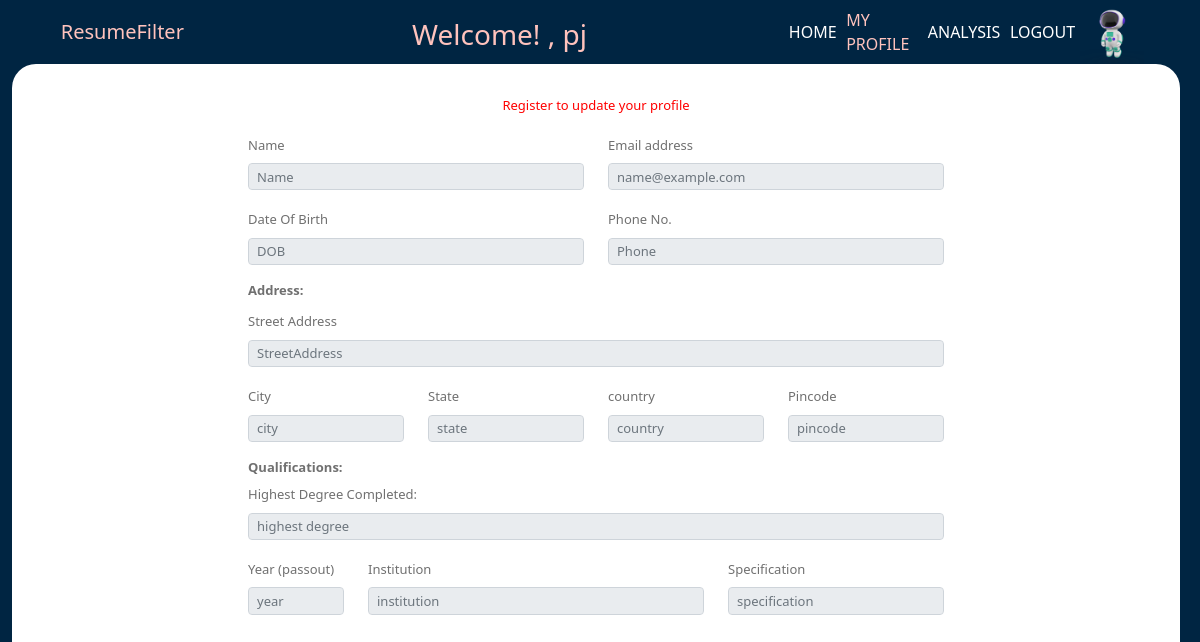
Before: /studentProfile (signed in) with the older database file.
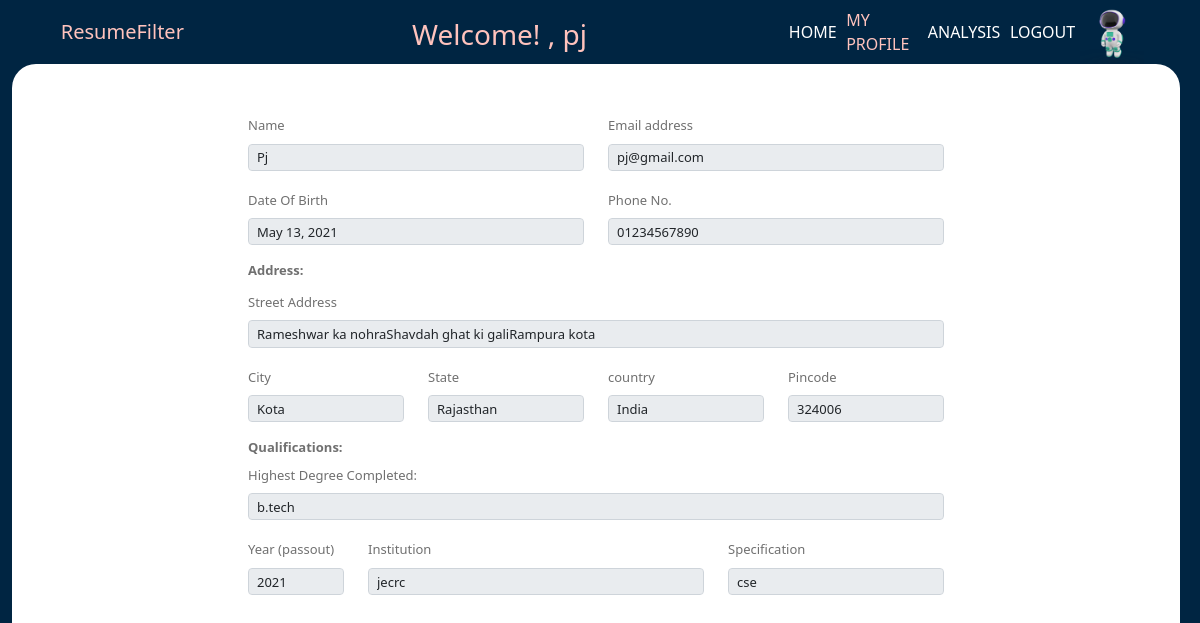
After: the same page with the newer database file.
### studentPortal/models.py (models this page shows)
class User_Profile(models.Model):
    user_id = models.ForeignKey(User, on_delete=CASCADE,default=1)
    name = models.CharField(max_length=40)
    email = models.EmailField()
    DOB = models.DateField()
    phone = models.CharField(max_length=11)
    StreetAddress = models.TextField()
    city = models.CharField(max_length=40)
    state = models.CharField(max_length=40)
    country = models.CharField(max_length=40)
    pincode = models.IntegerField()
    highestDegree = models.CharField(max_length=20)
    yearOfDegreeCompleted = models.IntegerField()
    institution = models.TextField()
    specification = models.TextField()

### studentPortal/views.py (the view)
# urls.py: path('studentProfile', views.studentProfile, name='index'),
def studentProfile(request):
    try:
        user_data = User_Profile.objects.get(user_id = request.user.id)
        return render(request, 'studentPortal/studentProfile.html', {'user_data': user_data})
    except ObjectDoesNotExist:
        return render(request, 'studentPortal/studentProfile.html', {'message' : "Register to update your profile"})

### templates/studentPortal/studentProfile.html (shortened to what the changed rows need)
<!DOCTYPE html> {% extends 'studentPortal/baseStudent.html' %} {% load static %}
{% block header_block %}
<link
  rel="stylesheet"
  href="{% static 'css/studentPortal/studentRegistration.css' %}"
/>
{% endblock %} {% block body_block %}
<div class="container-fluid register-block">
  <form class="row needs-validation" novalidate >
  <div class= "message mb-3 col-12">
    {{ message }}
  </div>
  <div class="mb-3 col-6">
      <label for="NmaeInput" class="form-label">Name</label>
      <input type = "text" class="form-control" id="NmaeInput" placeholder="Name" name="name" value= "{{user_data.name}}" disabled ></input>
    </div>
    <div class="mb-3 col-6">
      <label for="EmailAddressInput" class="form-label">Email address</label>
      <input
        type="email"
        class="form-control"
        id="EmailAddressInput"
        placeholder="name@example.com"
        name="email"
        value= "{{user_data.email}}" disabled
      />
    </div>
    <div class="mb-3 col-6">
      <label for="BirthdayInput" class="form-label">Date Of Birth</label>
      <input type="text" id="BirthdayInput" class="form-control" name="DOB" placeholder="DOB"
        value= "{{user_data.DOB}}" disabled >
    </div>
    <div class="mb-3 col-6">
      <label for="PhoneInput" class="form-label">Phone No. </label>
      <input type="text" id="PhoneInput" class="form-control" name="phone" placeholder="Phone"
        value= "{{user_data.phone}}" disabled >
    </div>
    <label for="Adrress" class="form-label"><b>Address:</b></label>
    <div class="mb-3 col-12">
          <label for="StreetAddressInput" class="form-label">Street Address</label>
          <input type="text" id="StreetAddressInput" class="form-control" name="StreetAddress" placeholder="StreetAddress"
            value= "{{user_data.StreetAddress}}" disabled >
    </div>
        <div class="mb-3 col-3">
          <label for="cityInput" class="form-label">City</label>
          <input type="text" id="cityInput" class="form-control" name="city" placeholder="city"
            value= "{{user_data.city}}" disabled>
        </div>
        <div class="mb-3 col-3">
          <label for="stateInput" class="form-label">State</label>
          <input type="text" id="stateInput" class="form-control" name="state" placeholder="state"
            value= "{{user_data.state}}" disabled>
        </div>
        <div class="mb-3 col-3">
          <label for="countryInput" class="form-label">country</label>
          <input type="text" id="countryInput" class="form-control" name="country" placeholder="country"
            value= "{{user_data.country}}" disabled>
        </div>
        <div class="mb-3 col-3">
          <label for="pincodeInput" class="form-label">Pincode</label>
          <input type="text" id="pincodeInput" class="form-control" name="pincode" placeholder="pincode"
            value= "{{user_data.pincode}}" disabled>
        </div>
    <label for="qualifications" class="form-label"><b>Qualifications:</b> </label>
    <label for="highestDegreeCompleted" class="form-label">Highest Degree Completed: </label>
    <div class="mb-3 col-12">
        <input
          class="form-control"
          type="text"
          name="highestDegree"
          id="bachelors"
          placeholder="highest degree"
          value= "{{user_data.highestDegree}}" disabled
        />
    </div>
    <div class="mb-3 col-2">
      <label for="yearOfDegreeCompletedInput" class="form-label">Year (passout)</label>
          <input type="text" id="yearOfDegreeCompletedInput" class="form-control" name="yearOfDegreeCompleted" placeholder="year"
            value= "{{user_data.yearOfDegreeCompleted}}" disabled>
    </div>
    <div class="mb-3 col-6">
      <label for="institutionInput" class="form-label">Institution </label>
          <input type="text" id="institutionInput" class="form-control" name="institution" placeholder="institution"
            value= "{{user_data.institution}}" disabled>
    </div>
    <div class="mb-3 col-4">
      <label for="specificationInput" class="form-label">Specification </label>
          <input type="text" id="specificationInput" class="form-control" name="specification" placeholder="specification"
            value= "{{user_data.specification}}" disabled>
    </div>
  </form>
</div>
{% endblock %}

Changed rows visible on the page:
now on this page (row edited): User_Profile: name "Pj", email "pj@gmail.com", DOB "May 13, 2021", phone "01234567890", StreetAddress "Rameshwar ka nohraShavdah ghat ki galiRampura kota", city "Kota", state "Rajasthan", country "India", pincode "324006", highestDegree "b.tech", yearOfDegreeCompleted "2021", institution "jecrc", specification "cse"
Other visible differences:
{{ message }}: "Register to update your profile" → (not shown)
